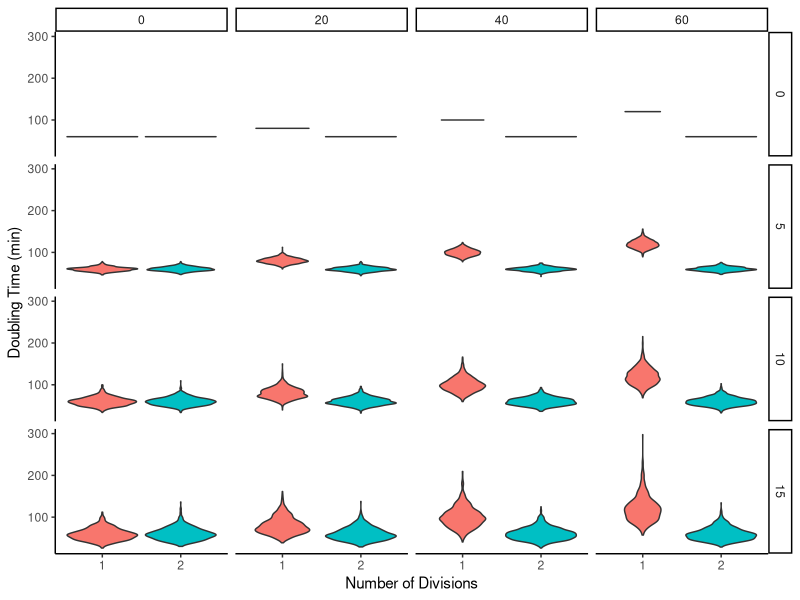
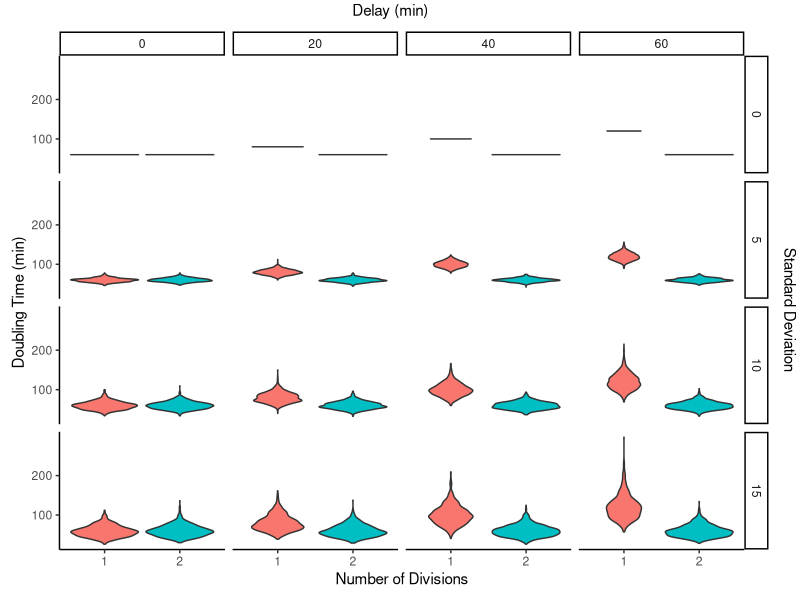
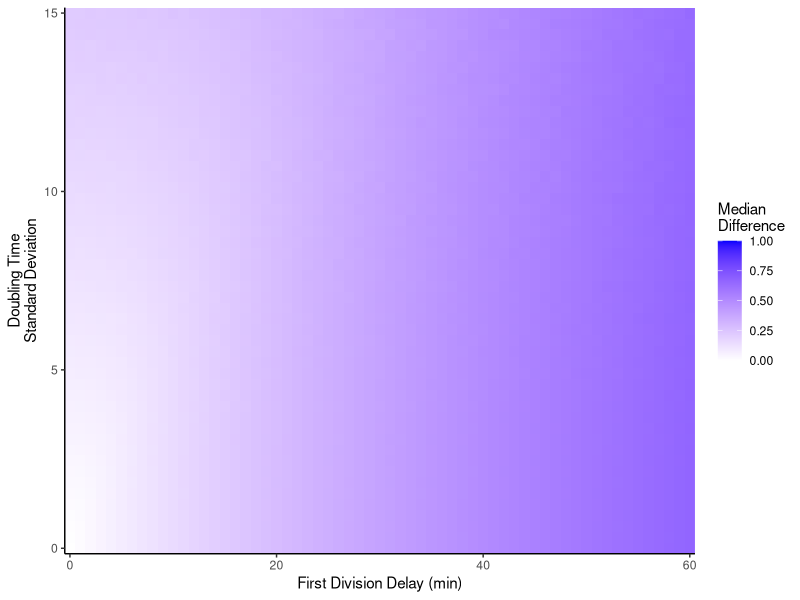
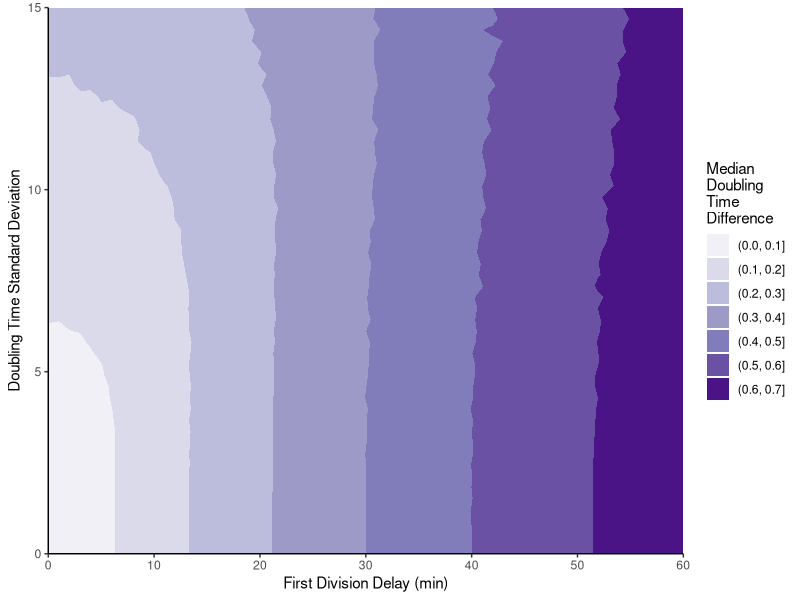
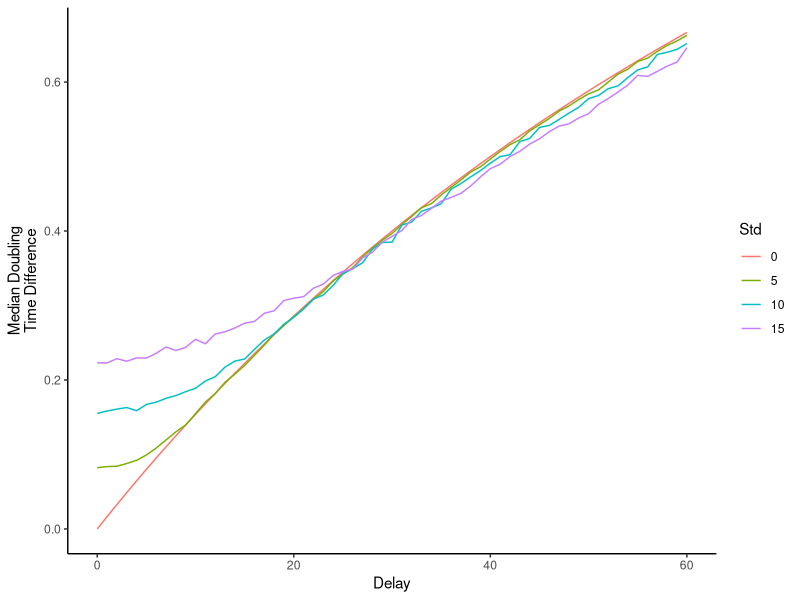
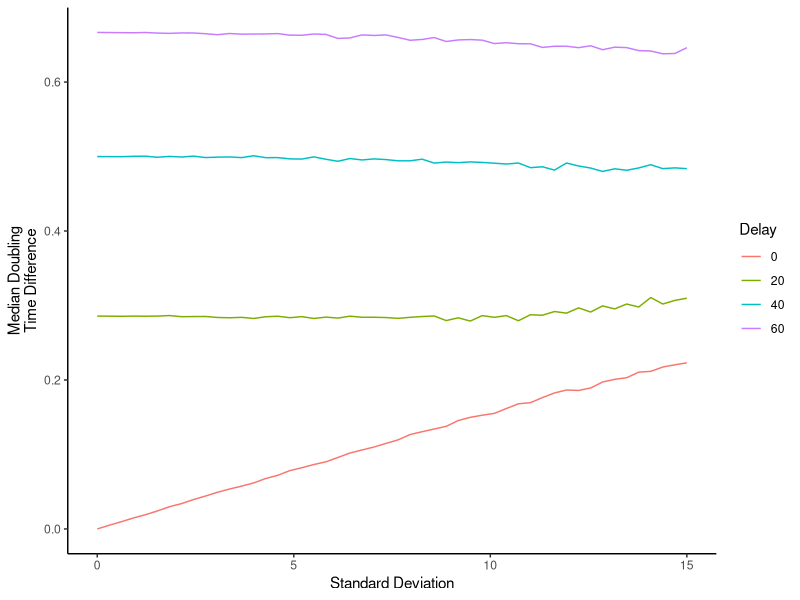
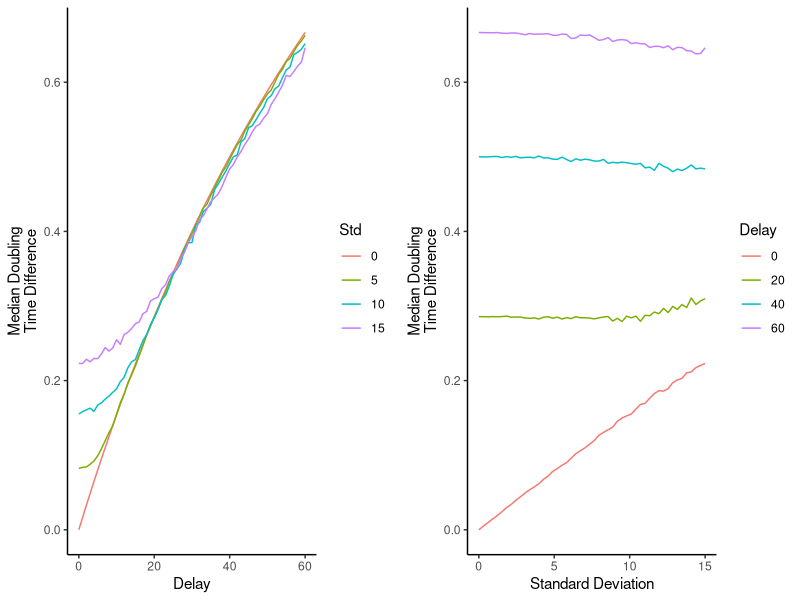
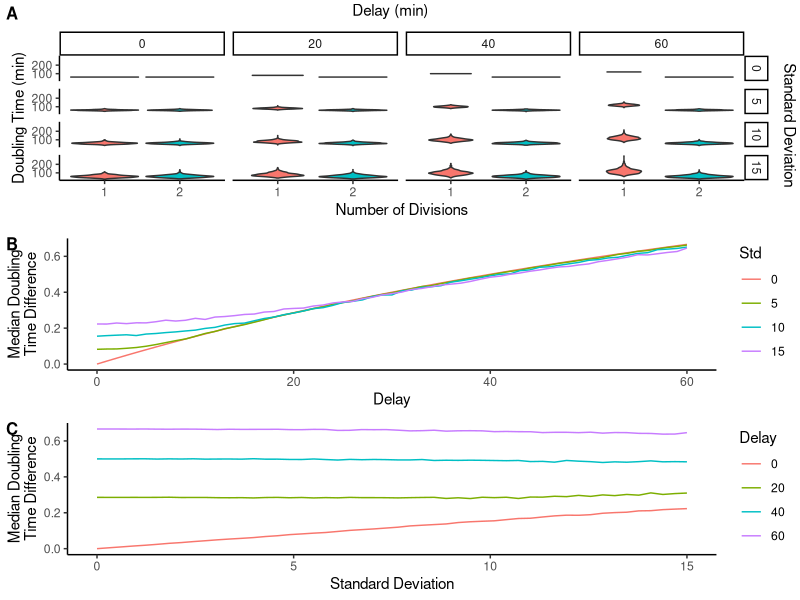

The R script that drew these images, in order:

# Date: 8Jun2024


library(plyr)  # load before dplyr
library(dplyr)
library(ggplot2)
library(ggridges)
library(stringi)
library(glue)
library(MASS)
library(grid)
library(cowplot)
library(grid)
library(gtable)


# Function for Direct Parameter Conversion
#This formulas are in the wikipedia page of Log-normal distribution
normal_to_lognormal_direct <- function(mean, sd) {
  variance <- sd^2
  meanlog <- log(mean^2 / sqrt(variance + mean^2))
  sdlog <- sqrt(log(1 + variance / mean^2))
  
  return(list(meanlog = meanlog, sdlog = sdlog))
}


# Estimating parameters for populations ####

default_mean=60
means <- c(60, 90, 120, 150)
std_devs <- c(0, 5, 10, 15)

results <- data.frame()

for (mu in means) {
  for (sigma in std_devs) {
    direct_params <- normal_to_lognormal_direct(mu, mu/default_mean*sigma)
    
    results <- rbind(results, 
                     data.frame(normal_mean = mu, 
                                scaled_sd = mu/default_mean*sigma, 
                                meanlog = direct_params$meanlog, 
                                sdlog = direct_params$sdlog))
  }
}

print(results)


# Create table of parameter ####


default_mean=60
# used to create 5 means and standard deviations
# delays=seq(default_mean, default_mean+120, 30)
# std_devs=seq(0,20,5)

#to create only 4 levels
# delays=seq(default_mean, default_mean+60, 20)
# std_devs=seq(0,15,5)

#to create 15 levels every 5 minutes
# delays=seq(default_mean, default_mean+75, 5)
# std_devs=seq(0,15,1)

#to create 15 levels every 2 minutes
delays=seq(default_mean, default_mean+30, 2)
std_devs=seq(0,15,1)

table_parameters=data.frame()

# iterating standard deviations
for (std_i in std_devs){
  
  first_sim_std=TRUE #flag to set second divisions distribution paramaters
  
  #iterating different delays
  for (delay_j in delays){
    
    #calculating parameters of the first division
    first_div_params=normal_to_lognormal_direct(delay_j, delay_j/default_mean*std_i)
    
    #saving second division distribution parameters and not changing it until the
    #std is changed
    if(first_sim_std){
      temp_second_div_mean=delay_j
      temp_second_div_var=std_i
      second_div_params=first_div_params
      first_sim_std=FALSE
    }
    
    df_temp=data.frame(delay=delay_j-default_mean, std=std_i,
                       first_div_mean=delay_j, first_div_scaled_std=delay_j/default_mean*std_i,
                       first_div_log_mean=first_div_params$meanlog, first_div_log_sd=first_div_params$sdlog,
                       second_div_mean=temp_second_div_mean, second_div_scaled_std=temp_second_div_var,
                       second_div_log_mean=second_div_params$meanlog, second_div_log_sd=second_div_params$sdlog)
    
    table_parameters=rbind(table_parameters, df_temp)
    
  }
}

summary(table_parameters)

# This files are used for simulations using this synthetic data distributions
# write.csv(table_parameters, file="~/work_dir/observed_synchrony/evolution_results/syn_diff_mean_var_24apr2024/5_diffs_5_stds_16oct2024/params_5diffs_5stds_16oct2024.csv", row.names=FALSE)
# write.csv(table_parameters, file="~/work_dir/observed_synchrony/evolution_results/syn_diff_mean_var_24apr2024/4_diffs_4_stds_17oct2024/params_4diffs_4stds_17oct2024.csv", row.names=FALSE)
# write.csv(table_parameters, file="~/work_dir/observed_synchrony/evolution_results/syn_diff_mean_var_24apr2024/15_diffs_15_stds_17oct2024_every_5_minutes/params_15diffs_15stds_17oct2024.csv", row.names=FALSE)
# write.csv(table_parameters, file="~/work_dir/observed_synchrony/evolution_results/syn_diff_mean_var_24apr2024/15_diffs_15_stds_17oct2024_every_2_minutes/params_15diffs_15stds_2min_17oct2024.csv", row.names=FALSE)


#### Making plot of distributions ####

default_mean=60
means <- c(60, 80, 100, 120)
delay_names=c("0", "20", "40", "60")
std_devs <- c(0, 5, 10, 15)
std_names=c("0", "5", "10", "15")

n_times=1000

df_doub_times=data.frame()

for (i in seq(1,length(std_devs))){
  
  first_std=TRUE
  
  for (j in seq(1,length(means))){
    first_div_params=normal_to_lognormal_direct(means[j], means[j]/default_mean*std_devs[i])
    
    if(first_std){
      second_div_params=first_div_params
      first_std=FALSE
    }
    
    first_div_times=rlnorm(n_times, meanlog = first_div_params$meanlog, sdlog = first_div_params$sdlog)
    
    second_div_times=rlnorm(n_times, meanlog = second_div_params$meanlog, sdlog = second_div_params$sdlog)
    
    temp_df=data.frame(delay=delay_names[j], std=std_names[i], div_num=c(rep("1", n_times), rep("2", n_times)), 
                       doub_t=c(first_div_times, second_div_times))
    
    df_doub_times=rbind(df_doub_times, temp_df)
  }
}

df_doub_times$std=factor(df_doub_times$std, levels=c("0", "5", "10", "15"))

summary(df_doub_times)

ggplot(df_doub_times, aes(x=div_num, y=doub_t, fill=div_num))+
  geom_violin()+
  facet_grid(std~delay)+
  # stat_summary(fun='mean', geom='crossbar')+
  theme_classic()+
  labs(x="Number of Divisions", y="Doubling Time (min)")+
  guides(fill='none')+
  NULL



# Create the base plot
p <- ggplot(df_doub_times, aes(x=div_num, y=doub_t, fill=div_num)) +
  geom_violin() +
  facet_grid(std~delay) +
  theme_classic() +
  labs(x="Number of Divisions", y="Doubling Time (min)") +
  guides(fill='none') +
  theme(plot.margin = unit(c(0.3, 0.3, 0.3, 0.3), "cm"))+ # Reduced plot margins
  scale_y_continuous(breaks = c(100, 200))+
  NULL

# Convert to grob
g <- ggplotGrob(p)

# Add top label (reduced height)
top_margin <- unit(0.5, "cm")  # Adjust this value to change the top gap
g <- gtable_add_rows(g, heights = top_margin, pos = 0)
g <- gtable_add_grob(g, 
                     grob = textGrob("Delay (min)", gp = gpar(fontsize = 11)), 
                     t = 1, l = 3, r = ncol(g) - 1)

# Add right label (reduced width)
right_margin <- unit(0.5, "cm")  # Adjust this value to change the right gap
g <- gtable_add_cols(g, widths = right_margin, pos = -1)
g <- gtable_add_grob(g, 
                     grob = textGrob("Standard Deviation", rot = -90, gp = gpar(fontsize = 11)), 
                     t = 3, b = nrow(g) - 1, l = ncol(g))

# Draw the plot
grid.newpage()
grid.draw(g)



# Heatmap of delay times ####

default_mean=60
delays=seq(default_mean, default_mean+60)
# delays=seq(default_mean, default_mean+120)

std_devs=seq(0,15,length.out=50)

n_differences=10000

# In what percentage of the cell cycle are we interested of quantifying the differences in doubling times?
percentage_cell_cycle=0.25

df_divisions_diff=data.frame()

# iterating standard deviations
for (std_i in std_devs){
  
  first_sim_std=TRUE #flag to set second divisions distribution paramaters
  
  #iterating different delays
  for (delay_j in delays){
    
    #calculating parameters of the first division
    first_div_params=normal_to_lognormal_direct(delay_j, delay_j/default_mean*std_i)
    
    #saving second division distribution parameters and not changing it until the
    #std is changed
    if(first_sim_std){
      second_div_params=first_div_params
      first_sim_std=FALSE
    }
    
    first_div_times=rlnorm(n_differences, meanlog = first_div_params$meanlog, sdlog = first_div_params$sdlog)
    
    second_div_times=rlnorm(n_differences, meanlog = second_div_params$meanlog, sdlog = second_div_params$sdlog)
    
    mean_dt=mean(c(first_div_times, second_div_times))
    
    norm_first_times=first_div_times/mean_dt
    norm_second_times=second_div_times/mean_dt
    
    difference=abs(norm_first_times-norm_second_times)
    
    temp_ans=mean(difference<percentage_cell_cycle)
    
    temp_median_diff=median(difference)
    
    df_temp=data.frame(delay=delay_j-default_mean, std=std_i, percentage=temp_ans, ld50=temp_median_diff,
                       first_div_mean=first_div_params$meanlog, first_div_sd=first_div_params$sdlog,
                       second_div_mean=second_div_params$meanlog, second_div_sd=second_div_params$sdlog)
    
    df_divisions_diff=rbind(df_divisions_diff, df_temp)
    
  }
}

summary(df_divisions_diff)

heat_map=ggplot(df_divisions_diff, aes(x = delay, y = std, fill = ld50))+
  geom_tile()+
  scale_fill_gradient2(low = "red", mid="white", high = "blue", midpoint=0, limits = c(0, 1),
                       name = "Median\nDifference")+
  labs(x="First Division Delay (min)", y="Doubling Time\nStandard Deviation")+
  theme_classic()+
  scale_x_continuous(expand = c(0, 0)) +
  scale_y_continuous(expand = c(0, 0)) +
  NULL
heat_map

contour_plot=ggplot(df_divisions_diff, aes(x = delay, y = std, z = ld50))+
  geom_contour_filled(breaks = seq(0, 1, by = 0.1))+
  scale_fill_brewer(palette = "Purples")+
  labs(x = "First Division Delay (min)", 
       y = "Doubling Time Standard Deviation",
       fill = "Median\nDoubling\nTime\nDifference")+
  theme_classic()+
  scale_x_continuous(expand = c(0, 0))+
  scale_y_continuous(expand = c(0, 0))+
  NULL
contour_plot

summary(df_divisions_diff)

# df_divisions_diff[df_divisions_diff$delay%%20==0 & df_divisions_diff$delay%%5==0,]
divisions_diff_var=df_divisions_diff[df_divisions_diff$delay==0 | 
                                       df_divisions_diff$delay==20 |
                                       df_divisions_diff$delay==40 |
                                       df_divisions_diff$delay==60,]

divisions_diff_delay=df_divisions_diff[df_divisions_diff$std==0 | 
                                         df_divisions_diff$std==unique(df_divisions_diff$std)[18] |
                                         df_divisions_diff$std==unique(df_divisions_diff$std)[34] |
                                         df_divisions_diff$std==unique(df_divisions_diff$std)[50],]

p_test_delay=ggplot(divisions_diff_delay, aes(x=delay, y=ld50, col=as.factor(round(std,0)), group=as.factor(round(std,0))))+
  geom_line()+
  theme_classic()+
  labs(color="Std", x="Delay", y="Median Doubling\nTime Difference")+
  NULL
p_test_delay

p_test_var=ggplot(divisions_diff_var, aes(x=std, y=ld50, col=as.factor(delay), group=as.factor(delay)))+
  geom_line()+
  theme_classic()+
  labs(color="Delay", x="Standard Deviation", y="Median Doubling\nTime Difference")+
  NULL
p_test_var

plot_grid(p_test_delay, p_test_var)



# Paper Figure ####


figure_2_v3=plot_grid(g, p_test_delay, p_test_var,
                      labels=c('A', 'B', 'C'), ncol=1, label_size=12, rel_heights=c(2.5,2,2))
figure_2_v3

ggsave(filename='~/emergence_of_coordinated_cell_division_during_the_evolution_of_multicellularity/Paper_figures/fig_2_causes_asynchrony_median_diff_23apr2025.svg',
       plot=figure_2_v3, dpi='retina', width=4.2, height=7, bg='white')
# Note: this image is saved as an svg to later modify the label of Delay to center align it correctly in the plot

# Supplementary figure of the contour map
ggsave(filename='~/emergence_of_coordinated_cell_division_during_the_evolution_of_multicellularity/Paper_figures/supp_fig2_causes_async_contour_map_14feb2025.png',
       plot=contour_plot, width=4, height=3)
